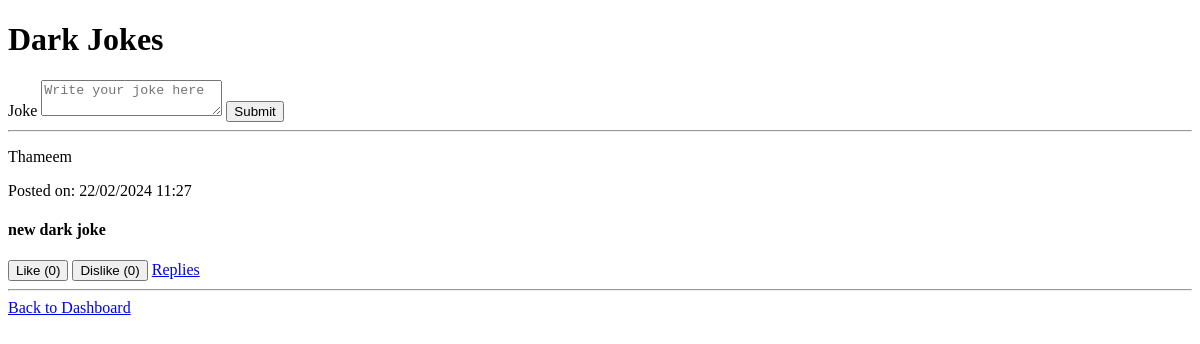
The page /dark_jokes on the database as committed earlier.
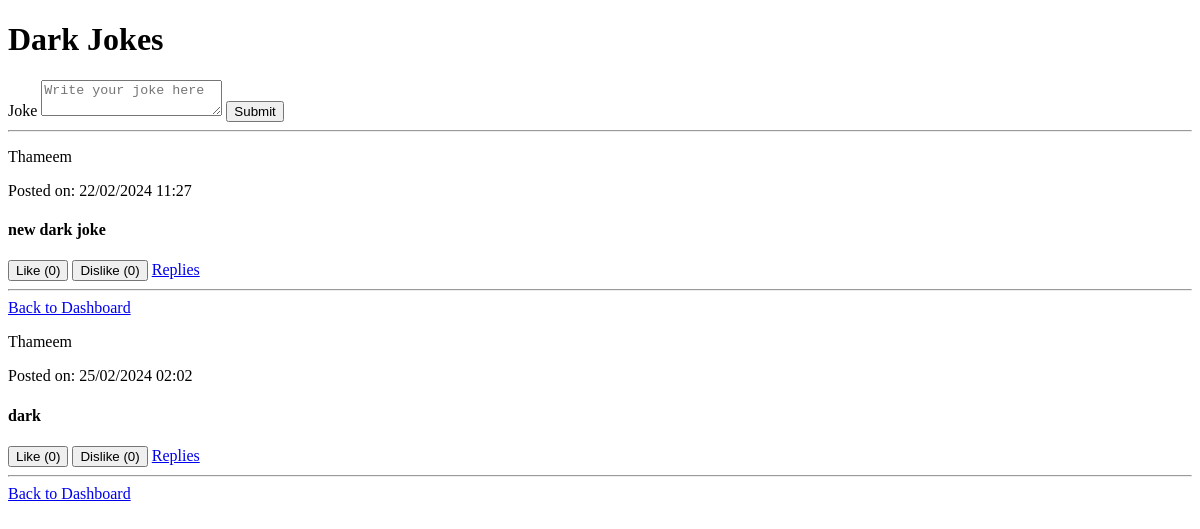
The same page on the database as committed later.
### app.py (models this page shows)
class DarkJoke(db.Model):
    id = db.Column(db.Integer, primary_key=True)
    user_id = db.Column(db.Integer, db.ForeignKey('user.id'), nullable=False)
    date = db.Column(db.DateTime, nullable=False, default=datetime.utcnow)
    joke = db.Column(db.Text, nullable=False)
    likes = db.Column(db.Integer, default=0)  # Add likes attribute here
    dislikes = db.Column(db.Integer, default=0)  # Add dislikes attribute here
    user = db.relationship('User', backref='jokes')

class User(db.Model, UserMixin):
    id = db.Column(db.Integer, primary_key=True)
    username = db.Column(db.String(20), nullable=False, unique=True)
    email = db.Column(db.String(120), nullable=False, unique=True)
    password = db.Column(db.String(80), nullable=False)

### app.py (the view)
@app.route('/dark_jokes', methods=['GET', 'POST'])
def dark_jokes():
    form = DarkJokeForm()
    if form.validate_on_submit():
        new_joke = DarkJoke(user=current_user, joke=form.joke.data)
        db.session.add(new_joke)
        db.session.commit()
        return redirect(url_for('dark_jokes'))
    jokes = DarkJoke.query.all()
    return render_template('dark_jokes.html', form=form, jokes=jokes)

### app.py
class DarkJokeForm(FlaskForm):
    joke = TextAreaField('Joke', validators=[InputRequired()])
    submit = SubmitField('Submit')

### templates/dark_jokes.html (shortened to what this page needs)
{% extends 'layout.html' %} {% block title %} Dark Jokes {% endblock title %} {%
block body %}
<h1>Dark Jokes</h1>
<form method="POST" action="">
  {{ form.hidden_tag() }} {{ form.joke.label }} {{
  form.joke(class="form-control", placeholder="Write your joke here") }} {{
  form.submit(class="btn btn-primary") }}
</form>
<hr />
{% for joke in jokes %}
<div>
  <p>{{ joke.user.username }}</p>
  <p>Posted on: {{ joke.date.strftime('%d/%m/%Y %H:%M') }}</p>
  <h4>{{ joke.joke }}</h4>
  <form
    action="{{ url_for('like_joke', joke_id=joke.id) }}"
    method="post"
    style="display: inline"
  >
    <button type="submit" class="btn btn-primary">
      Like ({{ joke.likes }})
    </button>
  </form>
  <form
    action="{{ url_for('dislike_joke', joke_id=joke.id) }}"
    method="post"
    style="display: inline"
  >
    <button type="submit" class="btn btn-danger">
      Dislike ({{ joke.dislikes }})
    </button>
  </form>
  <a
    href="{{ url_for('reply_dark_joke', joke_id=joke.id) }}"
    class="btn btn-info"
  >
    Replies
  </a>
  <hr />
</div>
<a href="{{ url_for('dashboard') }}" class="btn btn-primary"
  >Back to Dashboard</a
>
{% endfor %} {% endblock body %}

Rows that differ between the two databases and show on the page:
added DarkJoke: user.username "Thameem", date "25/02/2024 02:02", joke "dark", likes "0", dislikes "0"
